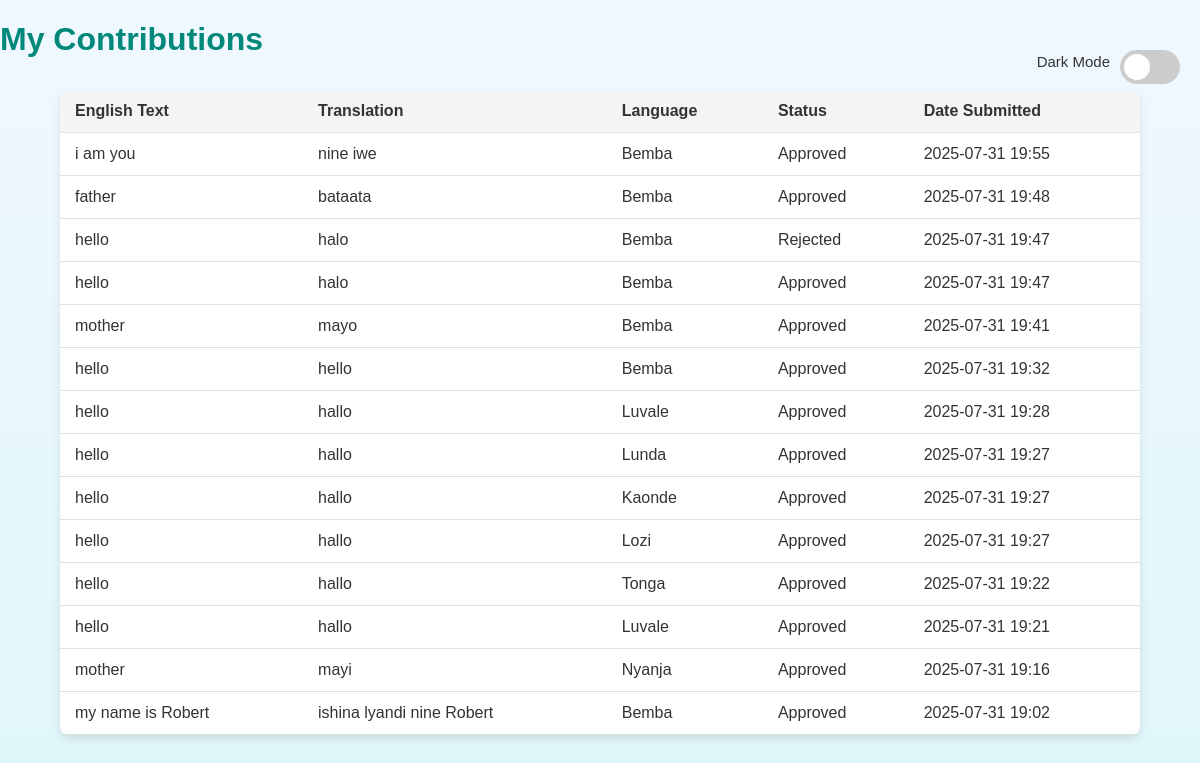
The app's page /my_contributions (signed in) with its own data.
### app.py (models this page shows)
class Contribution(db.Model):
    id = db.Column(db.Integer, primary_key=True)
    english = db.Column(db.String(500), nullable=False)
    translation = db.Column(db.String(500), nullable=False)
    language = db.Column(db.String(50), nullable=False)
    status = db.Column(db.String(50), nullable=False, default="pending")
    timestamp = db.Column(db.DateTime(timezone=True), default=lambda: datetime.now(timezone.utc))
    user_id = db.Column(db.Integer, db.ForeignKey('user.id'), nullable=False)

### app.py (the view)
@app.route("/my_contributions")
@login_required
def my_contributions():
    user_id = session['user_id']
    contributions = Contribution.query.filter_by(user_id=user_id).order_by(Contribution.timestamp.desc()).all()
    return render_template("my_contributions.html", contributions=contributions)

### app.py (called while the page is built)
def login_required(f):
    @wraps(f)
    def decorated_function(*args, **kwargs):
        if "user_id" not in session:
            flash("You need to login first.", "warning")
            return redirect(url_for("login"))
        return f(*args, **kwargs)
    return decorated_function

### templates/my_contributions.html (shortened to what this page needs)
<!DOCTYPE html>
<html lang="en">
<head>
    <link rel="stylesheet" href="{{ url_for('static', filename='css/styles.css') }}" />
    <link rel="stylesheet" href="{{ url_for('static', filename='css/darkmode.css') }}" />
</head>
<body>
    <div class="toggle-container">
        Dark Mode
        <label class="switch">
            <span class="slider"></span>
        </label>
    </div>
    <h1>My Contributions</h1>
    {% if contributions %}
    <table class="contributions-table">
        <thead>
            <tr>
                <th>English Text</th>
                <th>Translation</th>
                <th>Language</th>
                <th>Status</th>
                <th>Date Submitted</th>
            </tr>
        </thead>
        <tbody>
            {% for contrib in contributions %}
            <tr>
                <td data-label="English Text">{{ contrib.english }}</td>
                <td data-label="Translation">{{ contrib.translation }}</td>
                <td data-label="Language">{{ contrib.language | title }}</td>
                <td data-label="Status">
                    {% if contrib.status == 'approved' %}
                        <span class="status-approved">Approved</span>
                    {% elif contrib.status == 'rejected' %}
                        <span class="status-rejected">Rejected</span>
                    {% else %}
                        <span class="status-pending">Pending</span>
                    {% endif %}
                </td>
                <td data-label="Date Submitted">{{ contrib.timestamp.strftime('%Y-%m-%d %H:%M') }}</td>
            </tr>
            {% endfor %}
        </tbody>
    </table>
    {% else %}
    <p class="empty-state">You have not submitted any contributions yet. <a href="{{ url_for('main') }}">Start contributing now!</a></p>
    {% endif %}
</body>
</html>

### static/css/styles.css (style rules this page uses)
body { font-family: 'Poppins', sans-serif; background-color: #f5f8fa; margin: 0; padding: 0; color: #333; transition: background-color 0.3s, color 0.3s; }
h1 { color: #0d47a1; margin-bottom: 20px; }
label { font-weight: 600; display: block; margin: 20px auto 8px; font-size: 17px; }
.toggle-container { display: flex; align-items: center; justify-content: space-between; margin-top: 10px; font-size: 15px; }
.switch { position: relative; display: inline-block; width: 50px; height: 24px; }
.slider { position: absolute; cursor: pointer; top: 0; left: 0; right: 0; bottom: 0; background-color: #ccc; transition: .4s; border-radius: 24px; }
.slider:before { position: absolute; content: ""; height: 20px; width: 20px; left: 2px; bottom: 2px; background-color: white; transition: .4s; border-radius: 50%; }

### static/css/darkmode.css (style rules this page uses)
:root { --body-bg-light: #f0f8ff; --body-bg-gradient-light: linear-gradient(to bottom, #f0f8ff, #e0f7fa); --text-color-light: #333; --heading-color-light: #00897b; --link-color-light: #00796b; --table-bg-light: #ffffff; --table-border-light: #e0e0e0; --table-header-bg-light: #f4f4f4; --table-row-hover-light: #f9f9f9; --button-bg-light: #00897b; --button-text-light: white; --button-hover-light: #004d40; --flash-success-bg-light: #d4edda; --flash-success-text-light: #155724; --flash-error-bg-light: #f8d7da; --flash-error-text-light: #721c24; --body-bg-dark: #121212; --body-bg-gradient-dark: linear-gradient(to bottom, #1a1a1a, #333); --text-color-dark: #e0e0e0; --heading-color-dark: #00bfa5; --link-color-dark: #00bfa5; --table-bg-dark: #1e1e1e; --table-border-dark: #444; --table-header-bg-dark: #2a2a2a; --table-row-hover-dark: #3a3a3a; --button-bg-dark: #00bfa5; --button-text-dark: #121212; --button-hover-dark: #008e76; --flash-success-bg-dark: #1c4b2c; --flash-success-text-dark: #a3e6a3; --flash-error-bg-dark: #5c181f; --flash-error-text-dark: #f1b0b7; }
body { margin: 0; font-family: 'Poppins', sans-serif; background: var(--body-bg-gradient-light); color: var(--text-color-light); transition: background 0.3s ease, color 0.3s ease; }
h1, h2, h3, h4 { color: var(--heading-color-light); }
.contributions-table { width: 90%; margin: 2rem auto; border-collapse: collapse; background-color: var(--table-bg-light); box-shadow: 0 4px 8px rgba(0, 0, 0, 0.1); border-radius: 8px; overflow: hidden; }
.contributions-table thead tr { background-color: var(--table-header-bg-light); }
.contributions-table th, .contributions-table td { padding: 12px 15px; border-bottom: 1px solid var(--table-border-light); text-align: left; }
.contributions-table th { font-weight: 600; }
.toggle-container { position: fixed; top: 20px; right: 20px; display: flex; align-items: center; gap: 10px; color: var(--text-color-light); }
.switch { position: relative; display: inline-block; width: 60px; height: 34px; }
.slider { position: absolute; cursor: pointer; top: 0; left: 0; right: 0; bottom: 0; background-color: #ccc; transition: 0.4s; border-radius: 34px; }
.slider:before { position: absolute; content: ""; height: 26px; width: 26px; left: 4px; bottom: 4px; background-color: white; transition: 0.4s; border-radius: 50%; }

### records on screen
Contribution: english "i am you", translation "nine iwe", language "Bemba", status "Approved", timestamp "2025-07-31 19:55"
Contribution: english "father", translation "bataata", language "Bemba", status "Approved", timestamp "2025-07-31 19:48"
Contribution: english "hello", translation "halo", language "Bemba", status "Rejected", timestamp "2025-07-31 19:47"
Contribution: english "hello", translation "halo", language "Bemba", status "Approved", timestamp "2025-07-31 19:47"
Contribution: english "mother", translation "mayo", language "Bemba", status "Approved", timestamp "2025-07-31 19:41"
Contribution: english "hello", translation "hello", language "Bemba", status "Approved", timestamp "2025-07-31 19:32"
Contribution: english "hello", translation "hallo", language "Luvale", status "Approved", timestamp "2025-07-31 19:28"
Contribution: english "hello", translation "hallo", language "Lunda", status "Approved", timestamp "2025-07-31 19:27"
Contribution: english "hello", translation "hallo", language "Kaonde", status "Approved", timestamp "2025-07-31 19:27"
Contribution: english "hello", translation "hallo", language "Lozi", status "Approved", timestamp "2025-07-31 19:27"
Contribution: english "hello", translation "hallo", language "Tonga", status "Approved", timestamp "2025-07-31 19:22"
Contribution: english "hello", translation "hallo", language "Luvale", status "Approved", timestamp "2025-07-31 19:21"
Contribution: english "mother", translation "mayi", language "Nyanja", status "Approved", timestamp "2025-07-31 19:16"
Contribution: english "my name is Robert", translation "ishina lyandi nine Robert", language "Bemba", status "Approved", timestamp "2025-07-31 19:02"
